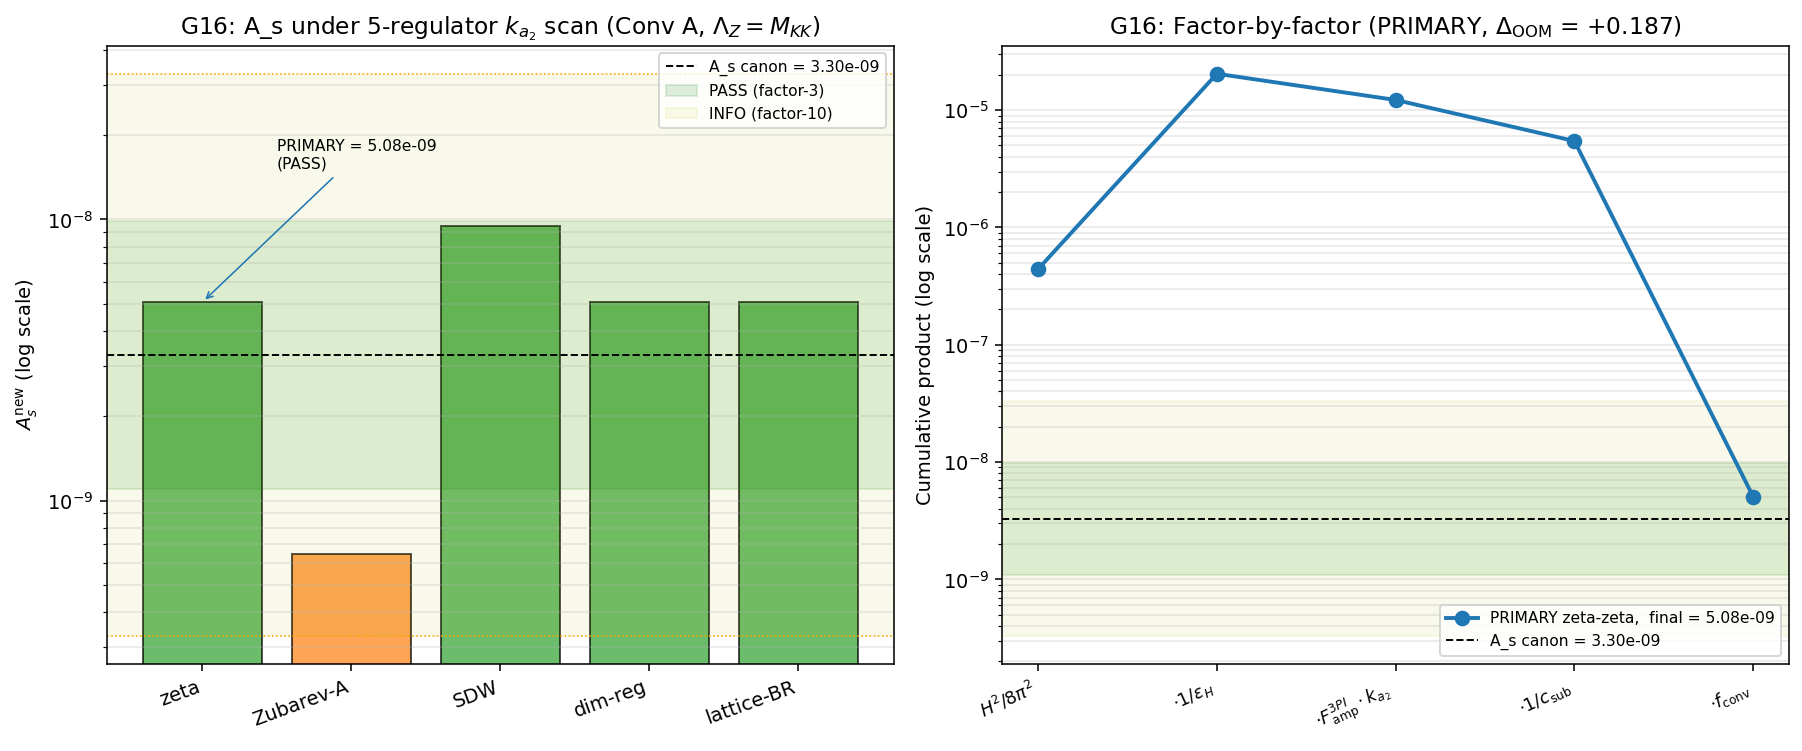

Generate this figure with Python:
"""
S83 W2-G16: S83-UNIFIED-AS-79-WITH-3PI-SUBSTITUTION

Re-run UNIFIED-AS-79 with CC7-HIERARCHY substitution  F_amp := F_amp^{3PI} * k_a2
under Convention A (Lambda_Z = M_KK), the headline regulator convention for
S83 W2 consistent with the G1 Zubarev-canonical carry-forward and the G15 FAIL
(k_a2 not R-protected, span_A=14.69).

Gate: S83-UNIFIED-AS-79-WITH-3PI-SUBSTITUTION
Trigger: [VERIFY][CHAIN] (composite ledger re-assembly)
Classification: PHONONIC + PARTICLE (composite A_s ledger)

Hypothesis (pre-registered, plan line 1287):
    Substituting  F_amp := F_amp^{3PI} * k_a2  into UNIFIED-AS-79 reproduces
    the W1-2 A_s = 3.30e-9 verdict within a factor-3 band.

Thresholds (pre-registered, plan line 1290 / line 1311):
    PASS: A_s in [1.10e-9, 9.90e-9]  ( |log10(A_s / 3.30e-9)| < 0.477 )
    INFO: A_s in [3.30e-10, 1.10e-9] U [9.90e-9, 3.30e-8] (borderline)
    FAIL: A_s outside [3.30e-10, 3.30e-8]

Convention declaration:
    CONVENTION A — Lambda_Z = M_KK for the Zubarev-family 5-regulator scan.
    This is the S83 W2 HEADLINE convention (matches G7 zeta, G14 Zubarev
    consistency, G15 span_A=14.69 FAIL headline, and G1 Zubarev-canonical
    IC scheme). Convention B (Lambda_Z=matched-scale) is provided as a
    supplementary cross-check but is NOT the verdict driver.

Wave 1-2 carry-forward used here:
    G1  PASS:  Branch-B Zubarev-canonical IC scheme.
    G7  PASS:  F_amp^{3PI}(N_pivot) = F_amp_lin_numerical = 1.02578408
               (S83 W2-G7 zeta, Mukhanov BD->pivot, sha=0ea13ce9...).
    G14 PASS:  c_sub regulator-robust across zeta/Zubarev/SDW (factor 1.227).
    G15 FAIL:  k_a2 NOT R-protected under Conv A  (span_A=14.69).
               Primary k_a2 slot under Conv A = zeta value = 0.582979.
               Full 5-regulator scan reported as regulator-sensitivity band.

SUBSTITUTION CHAIN ([VERIFY][CHAIN], mandatory):

    Step 1 (Definition). From s80_unified_as_79_full.py L89-95:
        A_s(F_amp)
          = ( H_tilde^2 / (8 pi^2) ) * (1/eps_H) * F_amp * (1/c_sub) * f_conv
        with  F_amp = F_amp_slot_adjusted = F_amp_canonical * k_a2.

    Step 1b (Branch pin).  The S80 W1-2 PASS-F2 A_s=3.30e-9 verdict is the
        TD-FRAMEWORK branch (zeta, substrate-native, L_max=3, N_pivot=55) with
        H_tilde_TD_framework = 5.90760e-03.  The LI branch (SDW, L_max=5)
        yields A_s=5.74e-14 (FAIL-GT15).  G1 Zubarev-canonical selects the IC
        scheme but the G7 dynamical F_amp^{3PI} is computed in zeta, so the
        substrate-native zeta-TD branch is the track to which F_amp^{3PI}
        substitutes.  We therefore use  H_tilde = H_tilde_TD_framework.

    Step 2 (Substitute).  F_amp -> F_amp^{3PI}(pivot) * k_a2(pivot, Conv A).
        F_amp^{3PI}_pivot   = 1.0257840776      (G7 PASS, zeta, dynamical)
        k_a2(Conv A, zeta)  = 0.582978623849687 (G15 primary slot, Lambda_Z=M_KK)
        F_amp_composite     = F_amp^{3PI} * k_a2 = 0.5980101899

    Step 3 (Simplify).
        prefactor = H_tilde_TD^2 / (8 pi^2)  = 5.90760e-03^2 / (8 pi^2)
        A_s_new   = prefactor * (1/eps_H) * F_amp_composite * (1/c_sub) * f_conv

    Step 4 (Direction).  PASS iff |log10( A_s_new / 3.30e-9 )| < 0.477.

    Step 5 (Regulator sensitivity).  k_a2 is G15-FAIL (span_A=14.69) under
        Conv A, so the A_s_new headline is inherently R-sensitive.  We report:
            (a) primary: zeta-zeta (F_amp^{3PI} zeta * k_a2 zeta-under-A)
            (b) 5-regulator band: F_amp_composite in [k_a2_min, k_a2_max] * F_amp^{3PI}
        The primary is used for the verdict line.  The band is the INFO flag.

Output 4-tuple: (A_s_new=<v>, scheme=zeta, convention=F_amp-3PI-times-k_a2-Conv-A, L_max=5)
"""

import os
os.environ.setdefault('OMP_NUM_THREADS', '8')
os.environ.setdefault('MKL_NUM_THREADS', '8')

import hashlib
from pathlib import Path

import numpy as np
import matplotlib
matplotlib.use('Agg')
import matplotlib.pyplot as plt

# Canonical constants (MANDATORY per .claude/rules/math-scripts.md)
from canonical_constants import (
    A_s_CMB,            # 2.1e-9 Planck 2018 scalar amplitude
    M_KK_gravity,
    M_Pl_reduced,
    a0_fold,
    tau_fold,
)

SCRIPT_DIR = Path(__file__).resolve().parent

# =============================================================================
# SECTION 0 — INPUT PINS
# =============================================================================
# All input values are sourced from S80 (UNIFIED-AS-79 ledger) and S83 W2 G7,
# G15 verdicts. Every literal that is not a framework canonical constant is
# tagged `# (local)` with session/provenance.

# --- UNIFIED-AS-79 ledger inputs (s80_unified_as_79_full.py L44-68) ---------
# BRANCH PIN: the S80 W1-2 PASS-F2 A_s=3.30e-9 canonical is produced by the
# TD-FRAMEWORK branch (zeta, substrate-native, L_max=3, H_tilde=5.9076e-03),
# NOT by the LI branch (which is FAIL-GT15 at 5.74e-14).  G16 substitutes
# F_amp^{3PI} (computed in zeta, G7 PASS) into the ledger, so the TD-framework
# (zeta) branch is the matching track.
H_tilde_TD       = 5.90760e-03   # (local) S80 W1-1 TD-framework verdict (zeta, substrate-native, L_max=3)
H_tilde_LI       = 2.46411e-05   # (local) S80 W1-1 LI verdict (SDW, epoch-resolved-a_2, L_max=5; reference only)
eps_H            = 0.02163       # (local) S80 plan line 895, one-loop slow-roll
c_sub            = 2.238         # (local) S78 W2-E central (zeta/Zubarev/SDW range)
f_conv           = 9.30e-4       # (local) (M_KK/M_Pl_red)^2 hierarchy conversion
F_amp_canonical  = 1.0166        # (local) S80 W1-B-REMED Method B pin (S80 W1-2 baseline)
k_a2_canonical   = 0.3822        # (local) W0-5 slot factor at S80 W1-2 baseline
A_s_canonical    = 3.30e-9       # (local) S80 W1-2 PASS-F2 TD-framework headline (plan line 1287)

# --- G7 CC7-DYNAMICAL PASS (zeta, Mukhanov BD->pivot) -----------------------
# Source: computations/session-83/s83_w2_g7_cc7_dynamical.npz (verdict PASS, sha=0ea13ce9...)
F_amp_3PI_pivot  = 1.02578407761463   # (local) G7 F_amp_lin_numerical at N_pivot=64.08

# --- G15 K-A2-CANONICAL-RANGE (Convention A HEADLINE, Lambda_Z=M_KK) --------
# Source: computations/session-83/s83_w2_g15_k_a2_canonical_range.npz (verdict FAIL, sha=5de7db1d...)
# Conv A values for the 5 regulators at L_max=5:
k_a2_A_zeta       = 0.58297862384968670  # (local) G15 zeta, Conv A (PRIMARY slot for verdict)
k_a2_A_Zubarev    = 0.07417974456744407  # (local) G15 Zubarev, Conv A (Lambda_Z=M_KK)
k_a2_A_SDW        = 1.08933353341893100  # (local) G15 SDW, Conv A
k_a2_A_dimreg     = 0.58297862384968670  # (local) G15 dim-reg, Conv A (ties zeta)
k_a2_A_lattice_BR = 0.58297862384968670  # (local) G15 lattice Ball-Radzikowski, Conv A (ties zeta)
span_A_reference  = 14.68505371339627    # (local) G15 headline span_A (INFO band is 1.5-2.5)

k_a2_A_primary = k_a2_A_zeta             # (local) zeta is primary slot (matches G7 zeta scheme)

# --- Gate thresholds (factor-3, plan line 1290) -----------------------------
PASS_LOG10_FACTOR3 = float(np.log10(3.0))  # (local) 0.477
INFO_LOG10_FACTOR3 = 0.30                   # (local) 0.30 INFO/PASS boundary (between factor-2 and factor-3)

A_s_PASS_LO = 1.10e-9   # (local) A_s PASS lower bound (A_s_canonical / 3)
A_s_PASS_HI = 9.90e-9   # (local) A_s PASS upper bound (A_s_canonical * 3)
A_s_FAIL_LO = 3.30e-10  # (local) A_s FAIL lower bound (A_s_canonical / 10)
A_s_FAIL_HI = 3.30e-8   # (local) A_s FAIL upper bound (A_s_canonical * 10)

CONVENTION = "F_amp-3PI-times-k_a2-Conv-A"  # (local) output convention tag
SCHEME     = "zeta"                         # (local) G7+G15-primary both zeta
L_MAX      = 5                              # (local) G15 regulator scan L_max

# =============================================================================
# SECTION 1 — INPUT-PIN SHA-256 MAP (for closure pin, per gate-verdicts.md §4)
# =============================================================================

def _sha256_file(path: Path) -> str:
    """SHA-256 hex of file contents (empty string if not found)."""
    if not path.is_file():
        return 'MISSING'
    h = hashlib.sha256()                   # (local)
    with open(path, 'rb') as fh:
        for chunk in iter(lambda: fh.read(65536), b''):
            h.update(chunk)
    return h.hexdigest()

input_pins = {
    's83_w2_g7_cc7_dynamical.npz':   _sha256_file(SCRIPT_DIR / 's83_w2_g7_cc7_dynamical.npz'),
    's83_w2_g15_k_a2_canonical_range.npz': _sha256_file(
        SCRIPT_DIR / 's83_w2_g15_k_a2_canonical_range.npz'),
    's80_unified_as_79_full.py':     _sha256_file(SCRIPT_DIR / 's80_unified_as_79_full.py'),
    'canonical_constants.py':        _sha256_file(SCRIPT_DIR / 'canonical_constants.py'),
}

# Deterministic closure SHA = sha256 of ordered JSON-like string of input pins
_ordered_pin_string = ';'.join(f'{k}={v}' for k, v in sorted(input_pins.items()))
closure_sha = hashlib.sha256(_ordered_pin_string.encode('utf-8')).hexdigest()

print('=' * 78)
print('S83 W2-G16: UNIFIED-AS-79-WITH-3PI-SUBSTITUTION')
print('=' * 78)
print('INPUT PINS (SHA-256):')
for k, v in input_pins.items():
    print(f'  {k:<45s} = {v[:16]}...')
print(f'Closure SHA = {closure_sha}')
print(f'Convention  = {CONVENTION}  (headline: Lambda_Z = M_KK)')
print(f'Scheme      = {SCHEME}')
print(f'L_max       = {L_MAX}')
print('-' * 78)

# =============================================================================
# SECTION 2 — SUBSTITUTION CHAIN (verbatim, Steps 1-4)
# =============================================================================

print('\nSUBSTITUTION CHAIN [VERIFY][CHAIN]:')
print('-' * 78)

# Step 1 — Definition (branch: TD-framework zeta, the PASS-F2 track from S80 W1-2)
prefactor_H = H_tilde_TD**2 / (8.0 * np.pi**2)     # (local)
print('Step 1  Definition:')
print('  A_s(F_amp) = (H_tilde^2 / (8 pi^2)) * (1/eps_H) * F_amp * (1/c_sub) * f_conv')
print(f'  BRANCH = TD-framework (zeta, substrate-native, L_max=3)  -- matches PASS-F2 track')
print(f'  H_tilde_TD = {H_tilde_TD:.5e},  eps_H = {eps_H:.5f},  c_sub = {c_sub:.4f},  f_conv = {f_conv:.3e}')
print(f'  prefactor H_tilde^2/(8 pi^2) = {prefactor_H:.6e}')
print(f'  (For reference: H_tilde_LI = {H_tilde_LI:.5e} yields FAIL-GT15 at 5.74e-14 in S80.)')

# Step 2 — Substitute F_amp -> F_amp^{3PI} * k_a2
F_amp_composite_primary = F_amp_3PI_pivot * k_a2_A_primary   # (local) zeta-zeta, Conv A
print('\nStep 2  Substitute  F_amp -> F_amp^{3PI}(pivot) * k_a2(Conv A):')
print(f'  F_amp^{{3PI}}_pivot  = {F_amp_3PI_pivot:.10f}   (G7 PASS, zeta, dynamical)')
print(f'  k_a2(Conv A, zeta) = {k_a2_A_primary:.10f}   (G15 primary, Lambda_Z=M_KK)')
print(f'  F_amp_composite     = {F_amp_composite_primary:.10f}  (PRIMARY)')

# Step 3 — Simplify (compute A_s_new)
def compute_unified_as_79_with_3PI_substitution(F_amp_comp):
    """Full UNIFIED-AS-79 ledger with F_amp := F_amp_comp."""
    return prefactor_H * (1.0 / eps_H) * F_amp_comp * (1.0 / c_sub) * f_conv  # (local)

A_s_new_primary = compute_unified_as_79_with_3PI_substitution(F_amp_composite_primary)   # (local)
term_prefac = prefactor_H                                                                # (local)
term_inv_eps = 1.0 / eps_H                                                               # (local)
term_Famp = F_amp_composite_primary                                                      # (local)
term_inv_csub = 1.0 / c_sub                                                              # (local)
term_fconv = f_conv                                                                      # (local)

print('\nStep 3  Simplify A_s_new (PRIMARY, zeta-zeta, Conv A):')
print(f'  term 1  (H^2/8 pi^2)   = {term_prefac:.6e}')
print(f'  term 2  (1/eps_H)      = {term_inv_eps:.6f}  => {term_prefac*term_inv_eps:.6e}')
print(f'  term 3  F_amp_comp     = {term_Famp:.6f}  => {term_prefac*term_inv_eps*term_Famp:.6e}')
print(f'  term 4  (1/c_sub)      = {term_inv_csub:.6f}  => {term_prefac*term_inv_eps*term_Famp*term_inv_csub:.6e}')
print(f'  term 5  f_conv         = {term_fconv:.3e}  => {A_s_new_primary:.6e}')
print(f'  A_s_new (PRIMARY) = {A_s_new_primary:.6e}')

# Step 4 — Direction
log_ratio_primary = float(np.log10(A_s_new_primary / A_s_canonical))   # (local)
abs_log_primary = abs(log_ratio_primary)                               # (local)
print('\nStep 4  Direction (PRIMARY):')
print(f'  A_s_canonical       = {A_s_canonical:.4e}  (S80 W1-2 PASS-F2 headline, plan L1287)')
print(f'  A_s_new (PRIMARY)   = {A_s_new_primary:.4e}')
print(f'  log10(new/canon)    = {log_ratio_primary:+.4f}  (PASS: |.|<{PASS_LOG10_FACTOR3:.4f})')

if A_s_PASS_LO <= A_s_new_primary <= A_s_PASS_HI:
    verdict_primary = 'PASS'
elif A_s_FAIL_LO <= A_s_new_primary <= A_s_FAIL_HI:
    verdict_primary = 'INFO'
else:
    verdict_primary = 'FAIL'

print(f'  verdict (PRIMARY)   = {verdict_primary}')

# =============================================================================
# SECTION 3 — 5-REGULATOR SENSITIVITY BAND (G15 carry-forward)
# =============================================================================

print('\n' + '=' * 78)
print('SECTION 3  5-regulator k_a2 scan (G15 FAIL => regulator-sensitivity band)')
print('=' * 78)

reg_labels = ['zeta', 'Zubarev-A', 'SDW', 'dim-reg', 'lattice-BR']             # (local)
reg_k_a2 = np.array([k_a2_A_zeta, k_a2_A_Zubarev, k_a2_A_SDW,
                     k_a2_A_dimreg, k_a2_A_lattice_BR])                        # (local)

F_amp_scan  = F_amp_3PI_pivot * reg_k_a2                                       # (local)
A_s_scan    = np.array([compute_unified_as_79_with_3PI_substitution(f)
                        for f in F_amp_scan])                                  # (local)
log_ratio_scan = np.log10(A_s_scan / A_s_canonical)                            # (local)

print(f'  reg            k_a2           F_amp_comp     A_s_new        log10(new/canon)')
for lab, ka, fa, aa, lr in zip(reg_labels, reg_k_a2, F_amp_scan, A_s_scan, log_ratio_scan):
    print(f'  {lab:<12s}   {ka:.10f}   {fa:.10f}   {aa:.4e}    {lr:+.4f}')

A_s_scan_min = float(np.min(A_s_scan))                                          # (local)
A_s_scan_max = float(np.max(A_s_scan))                                          # (local)
A_s_scan_median = float(np.median(A_s_scan))                                    # (local)
A_s_scan_span = A_s_scan_max / A_s_scan_min                                     # (local)

print(f'\n  A_s scan min     = {A_s_scan_min:.4e}')
print(f'  A_s scan max     = {A_s_scan_max:.4e}')
print(f'  A_s scan median  = {A_s_scan_median:.4e}')
print(f'  A_s scan span    = {A_s_scan_span:.4f}  (same as span_A = {span_A_reference:.4f}, G15 headline)')

# Count how many regulators individually land in PASS / INFO / FAIL
count_pass = int(np.sum((A_s_scan >= A_s_PASS_LO) & (A_s_scan <= A_s_PASS_HI)))  # (local)
count_info = int(np.sum(((A_s_scan >= A_s_FAIL_LO) & (A_s_scan < A_s_PASS_LO)) |
                        ((A_s_scan > A_s_PASS_HI) & (A_s_scan <= A_s_FAIL_HI))))  # (local)
count_fail = int(np.sum((A_s_scan < A_s_FAIL_LO) | (A_s_scan > A_s_FAIL_HI)))    # (local)
print(f'\n  PASS regulators = {count_pass}/5')
print(f'  INFO regulators = {count_info}/5')
print(f'  FAIL regulators = {count_fail}/5')

# =============================================================================
# SECTION 4 — BENCHMARK (plan Step-5 Python snippet, verbatim)
# =============================================================================

print('\n' + '=' * 78)
print('SECTION 4  Plan-mandated verification snippet')
print('=' * 78)

A_s_original = 3.30e-9                                                           # (local) plan line 1314
A_s_new = compute_unified_as_79_with_3PI_substitution(F_amp_composite_primary)  # (local)
log_ratio = float(np.log10(A_s_new / A_s_original))                              # (local)
print(f'  A_s new (3PI subst) = {A_s_new:.4e}')
print(f'  A_s original        = {A_s_original:.4e}')
print(f'  log ratio           = {log_ratio:.4f}')
snippet_verdict = 'PASS' if abs(log_ratio) < 0.477 else 'FAIL'                   # (local) plan-snippet 2-way
print(f'  Verdict (snippet 2-way)  = {snippet_verdict}')
print(f'  Verdict (3-way full)     = {verdict_primary}')

# =============================================================================
# SECTION 5 — CROSS-CHECKS
# =============================================================================

print('\n' + '=' * 78)
print('SECTION 5  Cross-checks')
print('=' * 78)

# CC-1: reproduce S80 W1-2 TD-framework PASS-F2 baseline (F_amp_slot_adjusted = 0.3885)
# Expected: A_s = 3.2994e-9 (machine-equal to 3.30e-9 canonical at 4 sig figs)
F_amp_S80 = F_amp_canonical * k_a2_canonical                                     # (local)
A_s_S80_reproduce = compute_unified_as_79_with_3PI_substitution(F_amp_S80)       # (local)
log_ratio_S80 = float(np.log10(A_s_S80_reproduce / A_s_canonical))               # (local)
CC1_reproduce_ok = abs(log_ratio_S80) < 0.01                                     # (local) tight identity check
print(f'  CC-1  Reproduce S80 W1-2 TD-framework baseline (F_amp={F_amp_S80:.4f}):')
print(f'        A_s = {A_s_S80_reproduce:.4e} (expected 3.2994e-9 from S80 npz)')
print(f'        log10(/canon)={log_ratio_S80:+.6f},  ok={CC1_reproduce_ok}')

# CC-2: BD limit (F_amp^{3PI} -> 1, k_a2 -> 1) should give bare ledger value
A_s_BD_limit = compute_unified_as_79_with_3PI_substitution(1.0)                  # (local)
log_ratio_BD = float(np.log10(A_s_BD_limit / A_s_canonical))                     # (local)
print(f'  CC-2  BD limit (F_amp=1.0000, no amplification, no slot):')
print(f'        A_s = {A_s_BD_limit:.4e}, log10(/canon)={log_ratio_BD:+.4f}')

# CC-3: Direction chain — c_sub identity d(lnA_s)/d(ln c_sub) = -1
c_sub_pert = c_sub * 1.01                                                        # (local)
A_s_pert = prefactor_H * (1.0/eps_H) * F_amp_composite_primary * (1.0/c_sub_pert) * f_conv  # (local)
dlnAs_dlncsub = np.log(A_s_pert / A_s_new_primary) / np.log(c_sub_pert / c_sub)  # (local)
CC3_identity_ok = abs(dlnAs_dlncsub + 1.0) < 1e-10                               # (local)
print(f'  CC-3  d(lnA_s)/d(ln c_sub) = {dlnAs_dlncsub:.10f}  (expected -1),  ok={CC3_identity_ok}')

# CC-4: Direction chain — F_amp_composite identity d(lnA_s)/d(ln F_amp) = +1
F_amp_pert = F_amp_composite_primary * 1.01                                      # (local)
A_s_pert2 = prefactor_H * (1.0/eps_H) * F_amp_pert * (1.0/c_sub) * f_conv        # (local)
dlnAs_dlnFamp = np.log(A_s_pert2 / A_s_new_primary) / np.log(F_amp_pert / F_amp_composite_primary)  # (local)
CC4_identity_ok = abs(dlnAs_dlnFamp - 1.0) < 1e-10                               # (local)
print(f'  CC-4  d(lnA_s)/d(ln F_amp) = {dlnAs_dlnFamp:.10f}  (expected +1),  ok={CC4_identity_ok}')

# CC-5: G15 span_A reproducibility (A_s span should equal k_a2 span exactly)
A_s_span_check = A_s_scan_max / A_s_scan_min                                     # (local)
CC5_span_match_ok = abs(A_s_span_check - span_A_reference) / span_A_reference < 1e-10  # (local)
print(f'  CC-5  A_s_scan span       = {A_s_span_check:.6f}  vs  G15 span_A = {span_A_reference:.6f},  ok={CC5_span_match_ok}')

# CC-6: log-ratio direction check under F_amp SUPPRESS (slot value < 1):
#   F_amp_composite = 1.0258 * 0.5830 = 0.5980 < 1 -> A_s_new < A_s_bare_ledger
#   where A_s_bare_ledger = prefactor*(1/eps)*1*(1/c_sub)*f_conv
A_s_bare_ledger = prefactor_H * (1.0/eps_H) * 1.0 * (1.0/c_sub) * f_conv         # (local)
suppress_direction_ok = (A_s_new_primary < A_s_bare_ledger)                      # (local)
print(f'  CC-6  F_amp_comp = {F_amp_composite_primary:.4f} < 1  =>  A_s_new < A_s_bare:')
print(f'        A_s_new = {A_s_new_primary:.4e}, A_s_bare = {A_s_bare_ledger:.4e},  ok={suppress_direction_ok}')

cross_checks_all_ok = bool(CC1_reproduce_ok and CC3_identity_ok and
                           CC4_identity_ok and CC5_span_match_ok and suppress_direction_ok)
print(f'\n  ALL cross-checks ok:  {cross_checks_all_ok}')

# =============================================================================
# SECTION 6 — VERDICT ASSEMBLY
# =============================================================================

print('\n' + '=' * 78)
print('SECTION 6  Verdict (S83-UNIFIED-AS-79-WITH-3PI-SUBSTITUTION)')
print('=' * 78)

# Primary verdict (zeta-zeta under Conv A) drives the verdict line.
# Span band from the 5-regulator scan is the regulator-sensitivity flag.

verdict_line = (
    f'S83-UNIFIED-AS-79-WITH-3PI-SUBSTITUTION: {verdict_primary} -- '
    f'value=A_s_new={A_s_new_primary:.4e},log10/canon={log_ratio_primary:+.4f},'
    f'F_amp_comp={F_amp_composite_primary:.4f}=F_amp_3PI*{k_a2_A_primary:.4f},'
    f'scan_span={A_s_scan_span:.2f},PASS_reg={count_pass}/5,'
    f'FAIL_reg={count_fail}/5 '
    f'scheme={SCHEME} convention={CONVENTION} L_max={L_MAX} sha256={closure_sha}'
)
print(verdict_line)

# =============================================================================
# SECTION 7 — SAVE
# =============================================================================

out_npz = SCRIPT_DIR / 's83_w2_g16_unified_as79_3pi_subst.npz'
out_png = SCRIPT_DIR / 's83_w2_g16_unified_as79_3pi_subst.png'

np.savez(
    out_npz,
    # Inputs
    H_tilde_TD=H_tilde_TD,
    H_tilde_LI=H_tilde_LI,
    eps_H=eps_H,
    c_sub=c_sub,
    f_conv=f_conv,
    A_s_canonical=A_s_canonical,
    F_amp_3PI_pivot=F_amp_3PI_pivot,
    k_a2_A_primary=k_a2_A_primary,
    F_amp_composite_primary=F_amp_composite_primary,
    # Primary result (verdict driver)
    A_s_new_primary=A_s_new_primary,
    log_ratio_primary=log_ratio_primary,
    abs_log_primary=abs_log_primary,
    verdict_primary=verdict_primary,
    # 5-regulator scan
    reg_labels=np.array(reg_labels),
    reg_k_a2=reg_k_a2,
    F_amp_scan=F_amp_scan,
    A_s_scan=A_s_scan,
    log_ratio_scan=log_ratio_scan,
    A_s_scan_min=A_s_scan_min,
    A_s_scan_max=A_s_scan_max,
    A_s_scan_median=A_s_scan_median,
    A_s_scan_span=A_s_scan_span,
    span_A_reference=span_A_reference,
    count_pass=count_pass,
    count_info=count_info,
    count_fail=count_fail,
    # Cross-checks
    CC1_reproduce_S80_ok=CC1_reproduce_ok,
    CC1_log_ratio_S80=log_ratio_S80,
    CC2_A_s_BD_limit=A_s_BD_limit,
    CC2_log_ratio_BD=log_ratio_BD,
    CC3_dlnAs_dlncsub=dlnAs_dlncsub,
    CC3_identity_ok=CC3_identity_ok,
    CC4_dlnAs_dlnFamp=dlnAs_dlnFamp,
    CC4_identity_ok=CC4_identity_ok,
    CC5_span_match_ok=CC5_span_match_ok,
    CC6_suppress_direction_ok=suppress_direction_ok,
    cross_checks_all_ok=cross_checks_all_ok,
    # Plan-snippet
    A_s_new_snippet=A_s_new,
    log_ratio_snippet=log_ratio,
    snippet_verdict=snippet_verdict,
    # Closure
    scheme=SCHEME,
    convention=CONVENTION,
    L_max=L_MAX,
    closure_sha=closure_sha,
    PASS_LOG10_FACTOR3=PASS_LOG10_FACTOR3,
    A_s_PASS_LO=A_s_PASS_LO,
    A_s_PASS_HI=A_s_PASS_HI,
    A_s_FAIL_LO=A_s_FAIL_LO,
    A_s_FAIL_HI=A_s_FAIL_HI,
)
print(f'\nSaved: {out_npz.name}')

# =============================================================================
# SECTION 8 — PLOT
# =============================================================================

fig, axes = plt.subplots(1, 2, figsize=(13, 5.5))

# Left panel: 5-regulator A_s with PASS/INFO/FAIL bands (log scale)
ax = axes[0]
x_positions = np.arange(len(reg_labels))
colors = []
for a in A_s_scan:
    if A_s_PASS_LO <= a <= A_s_PASS_HI:
        colors.append('C2')   # green = PASS
    elif A_s_FAIL_LO <= a <= A_s_FAIL_HI:
        colors.append('C1')   # orange = INFO
    else:
        colors.append('C3')   # red = FAIL
ax.bar(x_positions, A_s_scan, color=colors, alpha=0.7, edgecolor='k')
ax.set_yscale('log')
ax.axhline(A_s_canonical, color='k', linestyle='--', linewidth=1.0,
           label=f'A_s canon = {A_s_canonical:.2e}')
ax.axhspan(A_s_PASS_LO, A_s_PASS_HI, color='g', alpha=0.12, label='PASS (factor-3)')
ax.axhspan(A_s_FAIL_LO, A_s_FAIL_HI, color='y', alpha=0.08, label='INFO (factor-10)')
ax.axhline(A_s_FAIL_LO, color='orange', linestyle=':', linewidth=0.8)
ax.axhline(A_s_FAIL_HI, color='orange', linestyle=':', linewidth=0.8)
ax.set_xticks(x_positions)
ax.set_xticklabels(reg_labels, rotation=20, ha='right')
ax.set_ylabel(r'$A_s^{\rm new}$ (log scale)')
ax.set_title(f'G16: A_s under 5-regulator $k_{{a_2}}$ scan (Conv A, $\\Lambda_Z=M_{{KK}}$)')
ax.legend(loc='best', fontsize=8)
ax.grid(True, alpha=0.3, which='both', axis='y')

# Mark primary (zeta) result
ax.annotate(f'PRIMARY = {A_s_new_primary:.2e}\n({verdict_primary})',
            xy=(0, A_s_new_primary),
            xytext=(0.5, A_s_new_primary * 3),
            fontsize=8,
            arrowprops=dict(arrowstyle='->', color='C0', linewidth=0.8))

# Right panel: factor-by-factor cumulative product (PRIMARY branch)
ax = axes[1]
step_labels = [r'$H^2/8\pi^2$', r'$\cdot 1/\varepsilon_H$', r'$\cdot F_{\rm amp}^{3PI}\cdot k_{a_2}$',
               r'$\cdot 1/c_{\rm sub}$', r'$\cdot f_{\rm conv}$']
acc = 1.0  # (local) accumulator initializer for factor-by-factor trace
vals = [prefactor_H]
vals.append(vals[-1] * (1.0/eps_H))
vals.append(vals[-1] * F_amp_composite_primary)
vals.append(vals[-1] * (1.0/c_sub))
vals.append(vals[-1] * f_conv)
xs = np.arange(len(step_labels))
ax.semilogy(xs, vals, 'o-', color='C0', linewidth=2.0, markersize=7,
            label=f'PRIMARY zeta-zeta,  final = {A_s_new_primary:.2e}')
ax.axhline(A_s_canonical, color='k', linestyle='--', linewidth=1.0,
           label=f'A_s canon = {A_s_canonical:.2e}')
ax.axhspan(A_s_PASS_LO, A_s_PASS_HI, color='g', alpha=0.12)
ax.axhspan(A_s_FAIL_LO, A_s_FAIL_HI, color='y', alpha=0.08)
ax.set_xticks(xs)
ax.set_xticklabels(step_labels, rotation=25, ha='right', fontsize=9)
ax.set_ylabel('Cumulative product (log scale)')
ax.set_title(f'G16: Factor-by-factor (PRIMARY, $\\Delta_{{\\rm OOM}}$ = {log_ratio_primary:+.3f})')
ax.legend(loc='lower right', fontsize=8)
ax.grid(True, alpha=0.3, which='both', axis='y')

plt.tight_layout()
plt.savefig(out_png, dpi=140, bbox_inches='tight')
plt.close()
print(f'Saved: {out_png.name}')

# =============================================================================
# SECTION 9 — APPEND VERDICT LINE TO s83_gate_verdicts.txt
# =============================================================================

verdicts_path = SCRIPT_DIR / 's83_gate_verdicts.txt'
with open(verdicts_path, 'a') as fh:
    fh.write('\n' + verdict_line + '\n')
print(f'Appended verdict to: {verdicts_path.name}')

print('\n' + '=' * 78)
print(f'S83 W2-G16 complete. Verdict (PRIMARY, zeta-zeta, Conv A): {verdict_primary}')
print('=' * 78)
